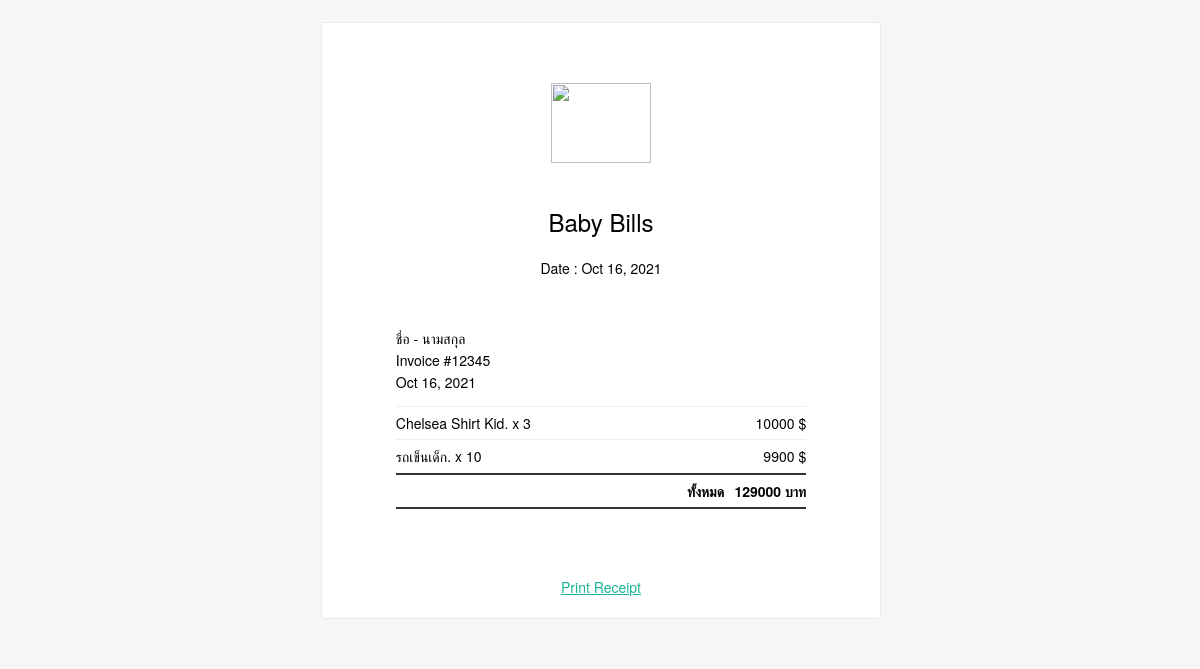
Screenshot of /NewProject_3/admin/admin_code/receipt.php?tid=686 with the database file from the repository.
### tables this page shows
CREATE TABLE `transaction` (
  `transaction_id` int(11) NOT NULL,
  `customerid` int(11) NOT NULL,
  `amount` int(11) NOT NULL,
  `order_stat` varchar(100) NOT NULL,
  `order_date` varchar(50) NOT NULL,
  `firstname` varchar(100) NOT NULL,
  `lastname` varchar(100) NOT NULL,
  `telephone` int(10) NOT NULL,
  `address` varchar(500) NOT NULL,
  `town` varchar(100) NOT NULL,
  `postcode` int(5) NOT NULL,
  `tran_image` varchar(500) NOT NULL,
  `Banking` varchar(100) NOT NULL
);

CREATE TABLE `transaction_detail` (
  `transacton_detail_id` int(11) NOT NULL,
  `product_id` int(11) NOT NULL,
  `order_qty` int(11) NOT NULL,
  `transaction_id` int(11) NOT NULL
);

CREATE TABLE `product` (
  `product_id` int(11) NOT NULL,
  `product_name` varchar(50) NOT NULL,
  `product_price` varchar(50) NOT NULL,
  `product_type` varchar(50) NOT NULL,
  `product_image` varchar(500) NOT NULL,
  `brand` varchar(100) NOT NULL,
  `category` varchar(50) NOT NULL,
  `product_type_id` int(11) NOT NULL,
  `product_details` varchar(500) NOT NULL
);

### NewProject_3/admin/admin_code/receipt.php (the view, shortened to what this page needs)
<!DOCTYPE html>
<?php
  $mysqli = new mysqli("localhost", "root", "", "storebaby_db");
?>
<html lang="en">
<head>
</head>
<body>
			<form method="post" class="well"  style="background-color:#fff; overflow:hidden;">
<table class="body-wrap">
    <tbody><tr>
        <td class="container" width="600">
            <center>
            <div id="printablediv" class="content">
                <table class="main" width="100%" cellpadding="0" cellspacing="0">
                    <tbody><tr>
                        <td class="content-wrap aligncenter">
                            <table width="100%" cellpadding="0" cellspacing="0">
                                <tbody><tr>
                                    <td class="content-block">
                                        <h1><img src="/NewProject_3/admin/images/logo/logobaby.png" alt="" width="100" height="80" ></h1>
                                        <h2>Baby Bills</h2>
                                    </td>
                                </tr>
                                <tr>
                                    <td class="content-block">
                                        <table class="invoice">
                                            <?php
		$t_id = $_GET['tid'];
		$query = mysqli_query($mysqli, "SELECT * FROM transaction WHERE transaction_id = '$t_id'") or die (mysqli_error());
		$fetch = mysqli_fetch_array($query);
		$amnt = $fetch['amount'];
		echo "<tbody><tr>";
                echo "<td>ชื่อ - นามสกุล<br>Invoice #12345<br>". $fetch['order_date']."</td></tr>";
                echo "<tr>";
                echo "<td>";
                echo "<table class='invoice-items' cellpadding='0' cellspacing='0'>";
                echo "<tbody><tr>";
		$query2 = mysqli_query($mysqli, "SELECT * FROM transaction_detail LEFT JOIN product ON product.product_id = transaction_detail.product_id WHERE transaction_detail.transaction_id = '$t_id'") or die (mysqli_error());
		while($row = mysqli_fetch_array($query2)){
		$pname = $row['product_name'];
		$pprice = $row['product_price'];
		$oqty = $row['order_qty'];
		echo "<td>".$pname.". x ".$oqty."</td>";
		echo "<td class='alignright'>".$pprice." $</td> </tr>";
		}
                echo "<tr class='total'>";
                 echo "<td class='alignright' width='80%'>ทั้งหมด</td>";
                  echo "<td class='alignright'>".$amnt." บาท</td>";
		?>
                            </tbody></table>
                        </td>
                    </tr>
                    </table>
                </tbody>
                            </table>
                </div>
            </center>
                <div class='pull-right'>
	<div class="add"><a onclick="javascript:printDiv('printablediv')" name="print" style="cursor:pointer;" class="btn btn-info"><i class="icon-white icon-print"></i> Print Receipt</a></div>
	</div>
        </td>
    </tr>
</tbody>
</table>
                            </form>
</body>
</html>

### NewProject_3/admin/admin_code/receipt.php (style rules this page uses)
* { margin: 0; padding: 0; font-family: "Helvetica Neue", "Helvetica", Helvetica, Arial, sans-serif; box-sizing: border-box; font-size: 14px; }
img { max-width: 100%; }
body { -webkit-font-smoothing: antialiased; -webkit-text-size-adjust: none; width: 100% !important; height: 100%; line-height: 1.6; }
table td { vertical-align: top; }
body { background-color: #f6f6f6; }
.body-wrap { background-color: #f6f6f6; width: 100%; }
.container { display: block !important; max-width: 600px !important; margin: 0 auto !important; clear: both !important; }
.content { max-width: 600px; margin: 0 auto; display: block; padding: 20px; }
.main { background: #fff; border: 1px solid #e9e9e9; border-radius: 3px; }
.content-wrap { padding: 20px; }
.content-block { padding: 0 0 20px; }
h1, h2, h3 { font-family: "Helvetica Neue", Helvetica, Arial, "Lucida Grande", sans-serif; color: #000; margin: 40px 0 0; line-height: 1.2; font-weight: 400; }
h1 { font-size: 32px; font-weight: 500; }
h2 { font-size: 24px; }
a { color: #1ab394; text-decoration: underline; }
.aligncenter { text-align: center; }
.alignright { text-align: right; }
.invoice { margin: 40px auto; text-align: left; width: 80%; }
.invoice td { padding: 5px 0; }
.invoice .invoice-items { width: 100%; }
.invoice .invoice-items td { border-top: #eee 1px solid; }
.invoice .invoice-items .total td { border-top: 2px solid #333; border-bottom: 2px solid #333; font-weight: 700; }

### rows the page displays
transaction: order_date "Oct 16, 2021", amount "129000"
transaction_detail: product.product_name "Chelsea Shirt Kid", order_qty "3", product.product_price "10000"
transaction_detail: product.product_name "รถเข็นเด็ก", order_qty "10", product.product_price "9900"
